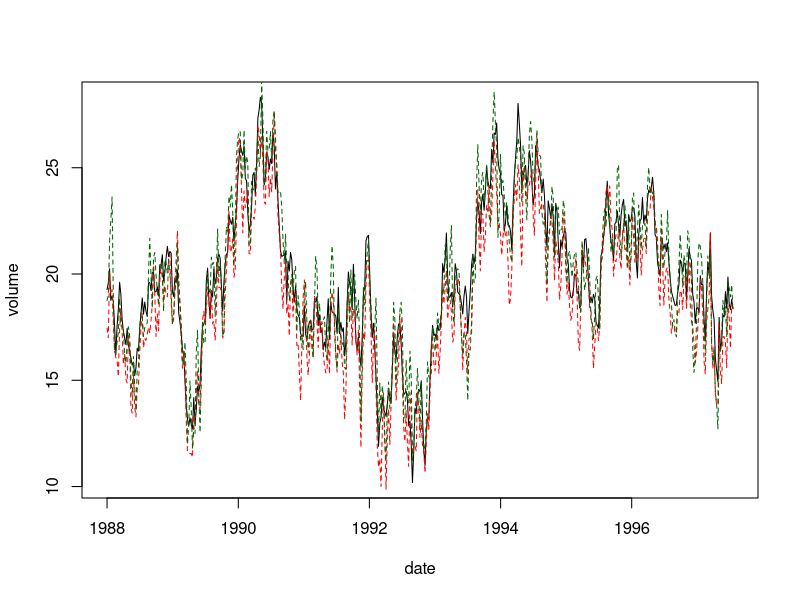
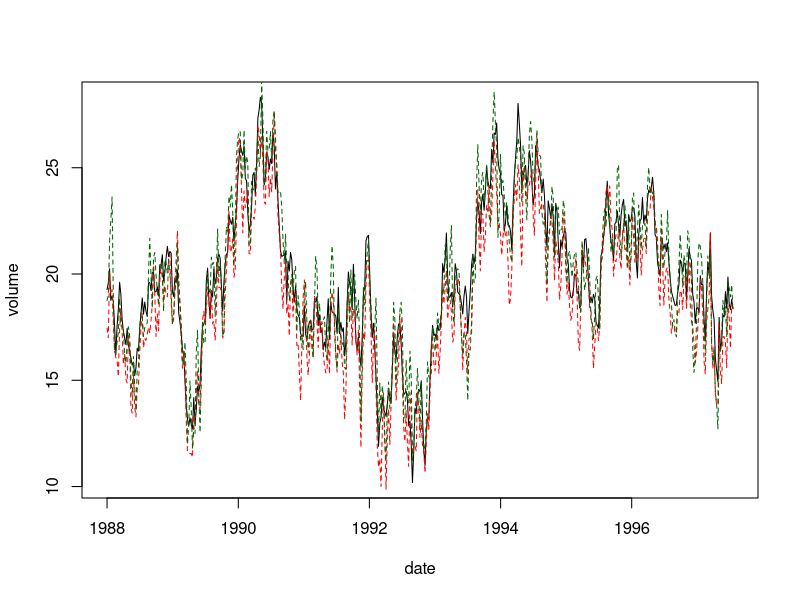

The R source for these figures, in order:
## ---- chunk 1

knitr::opts_chunk$set(echo = TRUE,
                      dev = 'svg',
                      fig.cap = '',
                      warning = FALSE,
                      message = FALSE,
                      fig.path = 'figure/point-forecast-evaluation/',
                      cache.path = 'cache/point-forecast-evaluation/')

## ---- chunk 2

# load data set

data <- read.delim("./data/fcst12input.dat", header = TRUE, sep="\t") 

data$DATE <- seq.Date(from = as.Date("1988-01-01"), to = as.Date("1997-07-24"), by = "week")

## ---- chunk 3

# load data set
plot(data$DATE, data$VOL, type = "l", xlab = "date", ylab = "volume")
lines(data$DATE, data$VOLJ, lty = 2, col = "red")
lines(data$DATE, data$VOLQ, lty = 2, col = "darkgreen")

## ---- chunk 4

# load data set
plot(data$DATE, data$VOL, type = "l", xlab = "date", ylab = "volume")
lines(data$DATE, data$VOLJ, lty = 2, col = "red")
lines(data$DATE, data$VOLQ, lty = 2, col = "darkgreen")

## ---- chunk 5

# calculate forecast errors
data$EJ <- data$VOL - data$VOLJ
data$EQ <- data$VOL - data$VOLQ

## ---- chunk 6

# regression...
reg.res.q <- arima(data$EQ, order = c(0, 0, 1))
reg.res.q

